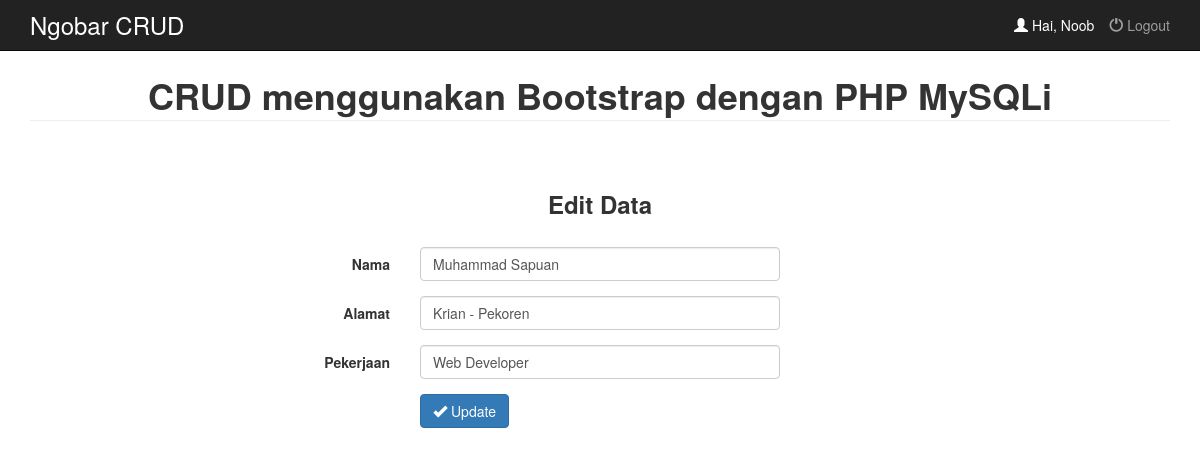
The page /edit.php?id=1 on the database its author committed.
### tables this page shows
CREATE TABLE `tbl_crud` (
  `id` int(5) NOT NULL,
  `nama` varchar(100) NOT NULL,
  `alamat` varchar(150) NOT NULL,
  `pekerjaan` varchar(100) NOT NULL
);

### edit.php (the view, shortened to what this page needs)
<!DOCTYPE html>
<html lang="en">
	<head>
		<link href="css/bootstrap.min.css" rel="stylesheet">
	</head>
	<body>
		<nav class="navbar navbar-inverse navbar-fixed-top">
	      <div class="container">
	        <div class="navbar-header">
	          <h3 class="title">Ngobar CRUD</h3>
	        </div>
	        <div id="navbar" class="collapse navbar-collapse">
		        <ul class="nav navbar-nav navbar-right">
			      <li><p class="user"><span class="glyphicon glyphicon-user"></span> Hai, Noob</p></li>
			      <li><a href="#"><span class="glyphicon glyphicon-off"></span> Logout</a></li>
			    </ul>
			</div>
	      </div>
	    </nav>
	    <div class="container">
	    	<h1 class="text-center user"><strong>CRUD menggunakan Bootstrap dengan PHP MySQLi</strong></h1>
			<br>
			<h3 class="text-center"><strong>Edit Data</strong></h3>
			<br>
			<?php
				include 'koneksi.php';
				$id = $_GET['id'];
				$query = mysqli_query($koneksi, "SELECT * FROM tbl_crud WHERE id='$id'");
				while($data = mysqli_fetch_array($query)) {
			?>
			<form class="form-horizontal" method="POST" action="update.php">
			  <div class="form-group">
			    <label class="col-sm-4 control-label">Nama</label>
			    <div class="col-sm-4">
			      	<input type="text" class="form-control" name="nama" value="<?php echo $data['nama']; ?>">
			    </div>
			  </div>
			  <div class="form-group">
			    <label class="col-sm-4 control-label">Alamat</label>
			    <div class="col-sm-4">
			      <input type="text" class="form-control" name="alamat" value="<?php echo $data['alamat']; ?>">
			    </div>
			  </div>
			  <div class="form-group">
			    <label class="col-sm-4 control-label">Pekerjaan</label>
			    <div class="col-sm-4">
			      <input type="text" class="form-control" name="pekerjaan" value="<?php echo $data['pekerjaan']; ?>">
			    </div>
			  </div>
			  <div class="form-group">
			    <div class="col-sm-4 col-sm-offset-4">
			      <button type="submit" class="btn btn-primary"><span class="glyphicon glyphicon-ok"></span> Update</button>
			    </div>
			  </div>
			</form>
		<?php } ?>
	    </div>
	</body>
</html>

### edit.php (style rules this page uses)
body { padding-top: 50px; }
h3.title { margin-top: 0; margin-bottom: 0; line-height: 50px; color: #fff; }
p.user { color: #fff; line-height: 50px; margin-top: 0; margin-bottom: 0; }
h1.user { margin-bottom: 30px; line-height: 50px; border-bottom: 1px solid #eee; }

### rows shown on the page
tbl_crud: nama "Muhammad Sapuan", alamat "Krian - Pekoren", pekerjaan "Web Developer"
